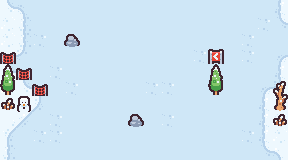

This is a level from a 2D game, rendered from its Tiled map with the project's own tilesets. A one-line summary and the complete map file follow:
An orthogonal 18x10 tile map with 16x16 px tiles, 2 tile layers (background, obstacle).

<map version="1.9" tiledversion="1.9.1" orientation="orthogonal" renderorder="right-down" width="18" height="10" tilewidth="16" tileheight="16" infinite="0" nextlayerid="5" nextobjectid="1">
 <tileset firstgid="1" source="../tilemap/tilemap.tsx" />
 <layer id="1" name="background" width="18" height="10">
  <data encoding="csv">
73,74,3,3,3,3,3,3,3,3,3,3,3,3,3,3,3,5,
6,2,3,3,3,3,3,3,3,3,3,3,3,3,3,3,4,65,
6,2,4,3,3,3,3,3,3,3,3,3,3,3,3,4,3,3,
61,62,3,3,3,3,3,3,3,3,3,3,4,3,3,4,3,77,
73,74,3,4,3,3,3,3,3,3,3,3,3,3,3,3,3,5,
6,73,74,3,4,3,3,3,3,4,4,3,3,3,3,3,77,78,
1,14,15,3,3,3,3,3,3,3,3,3,3,3,3,3,5,1,
14,26,3,4,3,3,3,3,3,3,4,3,3,3,3,3,5,6,
13,3,4,4,3,3,3,3,3,3,3,3,3,3,3,4,5,6,
2,3,3,3,3,3,3,3,3,3,3,3,3,3,3,3,65,66
</data>
 </layer>
 <layer id="4" name="obstacle" width="18" height="10">
  <data encoding="csv">
0,0,0,0,0,0,0,0,0,0,0,0,0,0,0,0,0,0,
0,0,0,0,0,0,0,0,0,0,0,0,0,0,0,0,0,0,
0,0,0,0,82,0,0,0,0,0,0,0,0,0,0,0,0,0,
11,0,0,0,0,0,0,0,0,0,0,0,0,33,0,0,0,0,
7,11,0,0,0,0,0,0,0,0,0,0,0,7,0,0,0,0,
19,0,11,0,0,0,0,0,0,0,0,0,0,19,0,0,0,8,
32,70,0,0,0,0,0,0,0,0,0,0,0,0,0,0,0,20,
0,0,0,0,0,0,0,0,82,0,0,0,0,0,0,0,0,32,
0,0,0,0,0,0,0,0,0,0,0,0,0,0,0,0,0,0,
0,0,0,0,0,0,0,0,0,0,0,0,0,0,0,0,0,0
</data>
 </layer>
</map>
